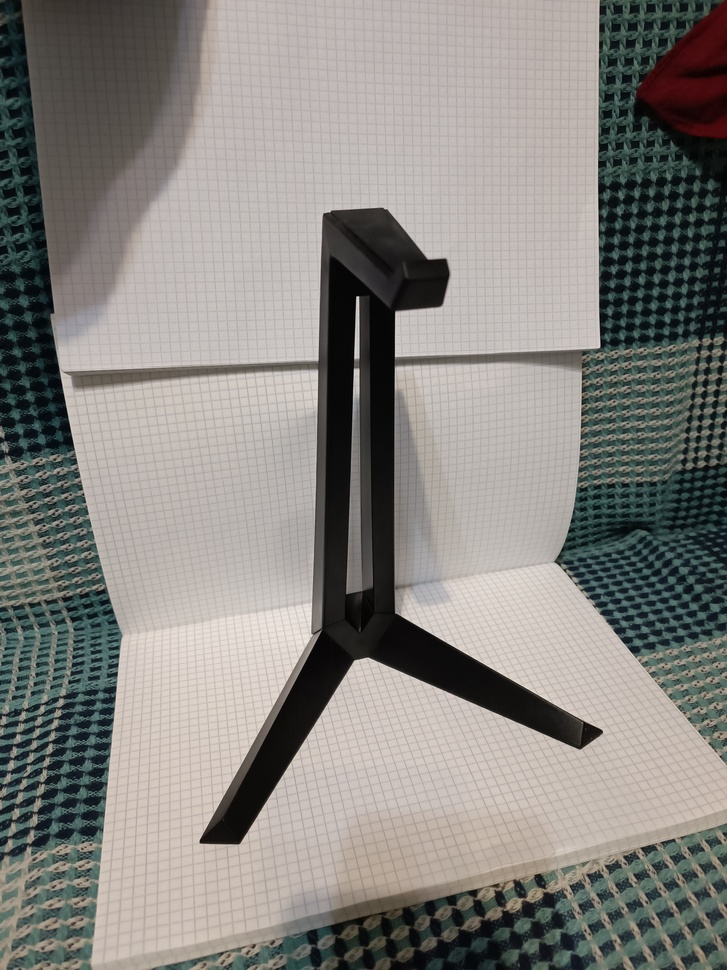
#> input picture imageto3dmodel/Images/IMG_L.jpg, 727 x 970 px, shrunk from 3000 x 4000 before the run, given in place of м1 _ жёлтыйТ_4.avi, which was not available
$ python Test_1.py
#> lines starting #> are read from the running program, lines starting #| are printed output that depends on the picture; pictures that were not available may be replaced by others from this repository, and a replacement may not be noted
import cv2
import numpy as np

video_path = r'Video\м1 _ жёлтыйТ_4.avi'
video = cv2.VideoCapture(video_path)

if not video.isOpened(): print("Hi")

_, frame_pred = video.read()
#> frame_pred is the input picture: shape (970, 727, 3); mean B, G, R 127.9, 132.2, 134.5
fl, frame = video.read()
while video.isOpened() and (frame is not None):

    canny_orig = cv2.Canny(frame, 40, 75)
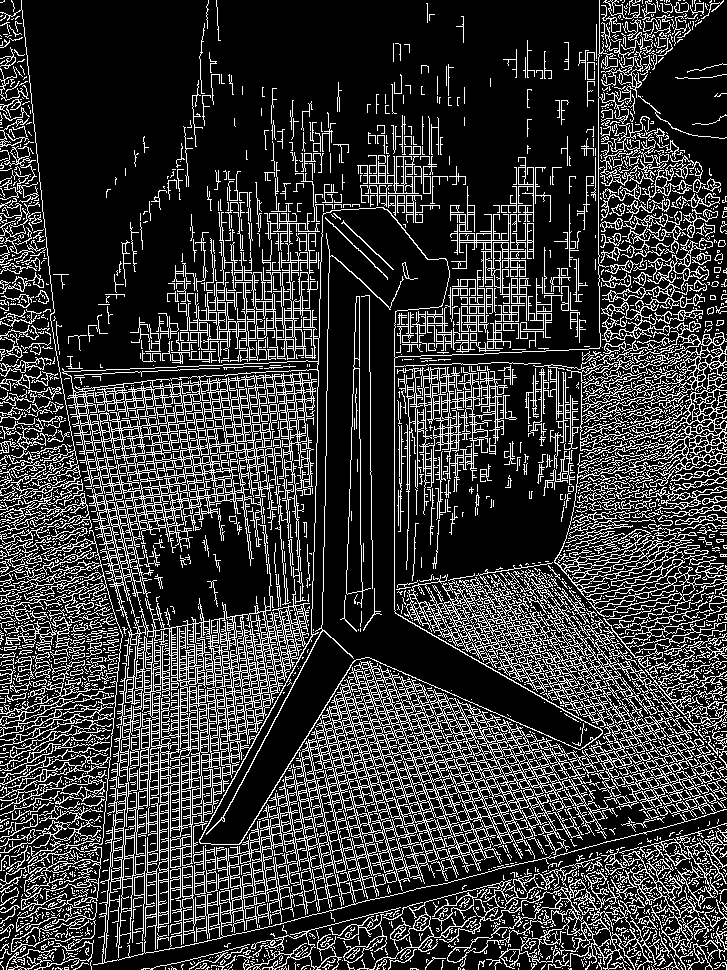
#> canny_orig: shape (970, 727); 21.4% white in thin lines or dots
    blured = cv2.GaussianBlur(frame, (21, 21), 0)
    blured_med = cv2.medianBlur(frame, 15)
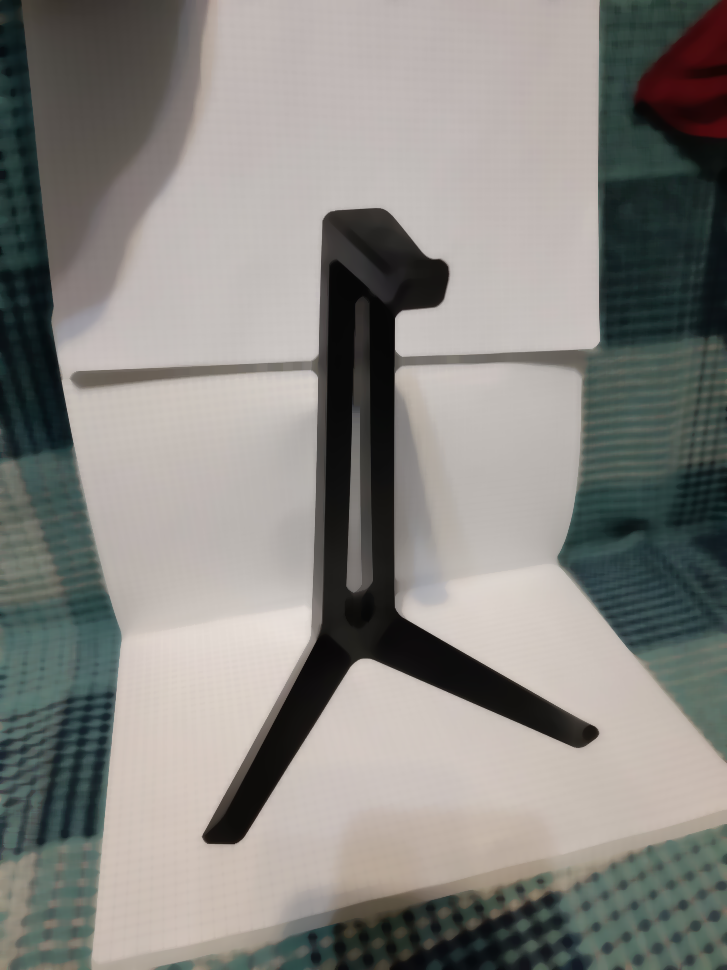
#> blured_med: shape (970, 727, 3); mean B, G, R 128.8, 133.2, 135
    edges_gauss = cv2.Canny(blured, 45, 75)
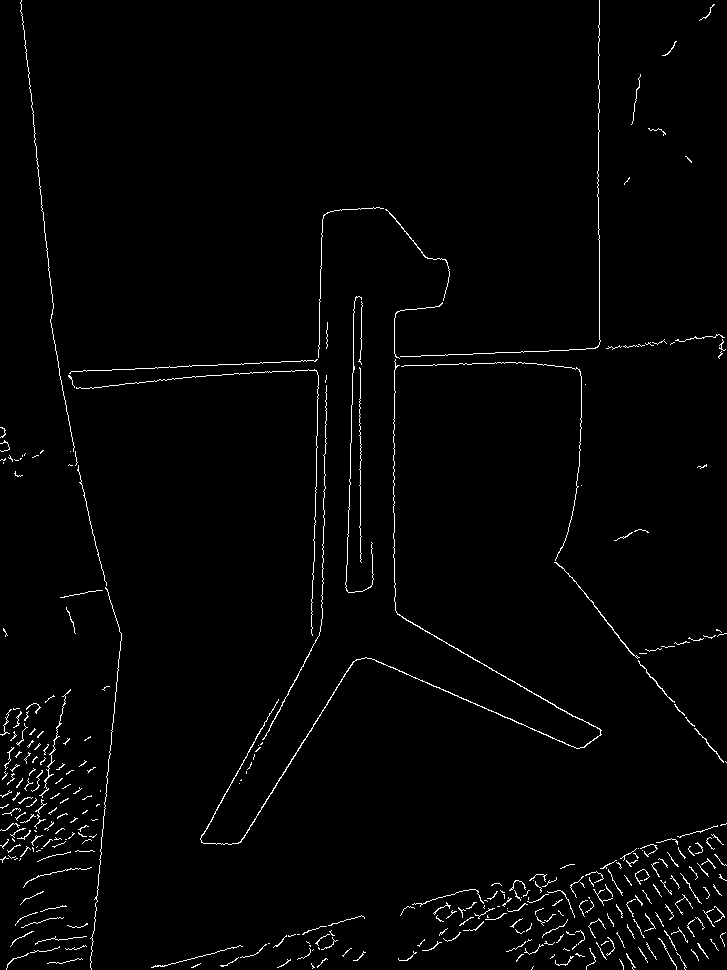
#> edges_gauss: shape (970, 727); 1.7% white in thin lines or dots
    edges_median = cv2.Canny(blured_med, 45, 75)
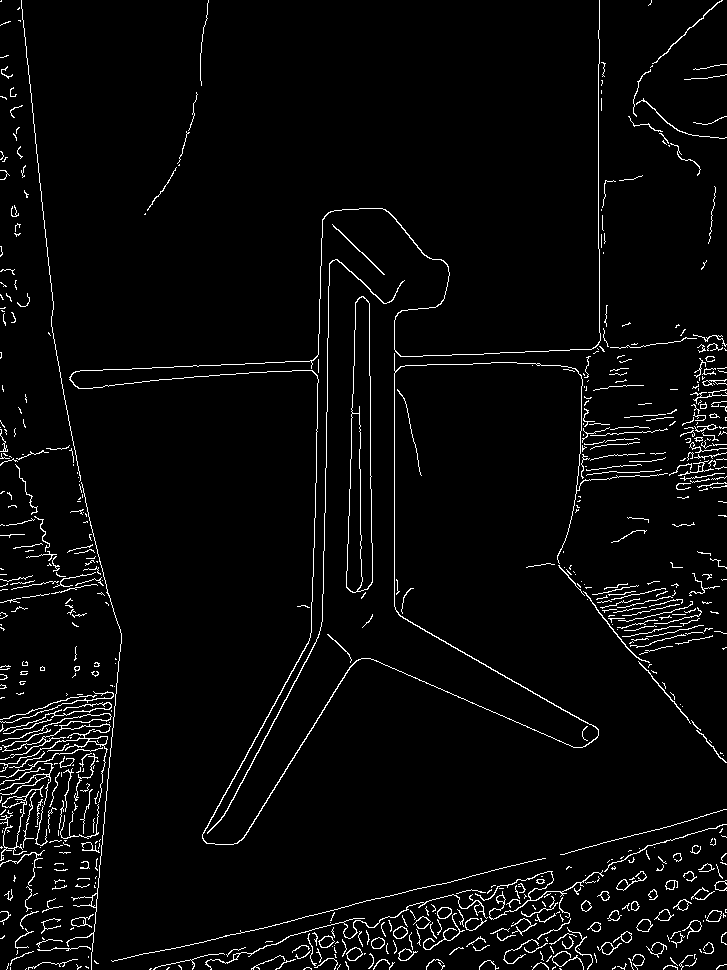
#> edges_median: shape (970, 727); 3.5% white in thin lines or dots
    combined = cv2.GaussianBlur(cv2.medianBlur(frame, 13), (5, 5), 0)
    edges_combined = cv2.Canny(combined, 40, 75)
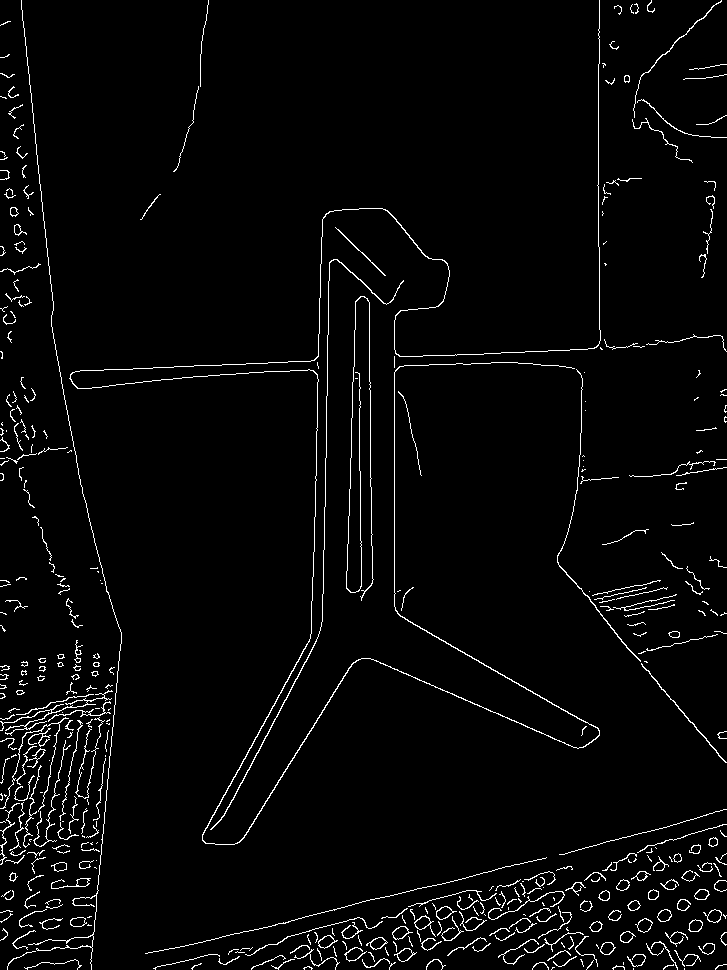
#> edges_combined: shape (970, 727); 2.9% white in thin lines or dots
    f_frame = np.fft.fft2(frame)
    f_frame = np.fft.ifftshift(f_frame)


    cv2.imshow("original", frame)
    cv2.imshow("canny_orig", canny_orig)
    cv2.imshow("fourier", np.abs(f_frame))
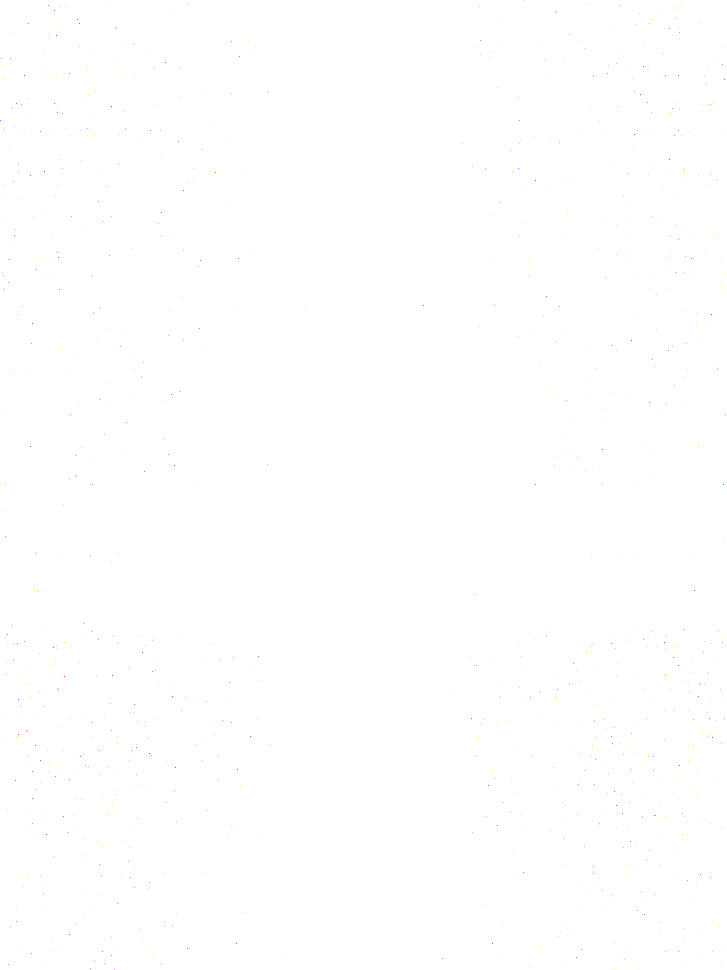
#> window 'fourier': shape (970, 727, 3); mean B, G, R 254.9, 254.9, 255


    cv2.imshow("Gaussian", blured)
    cv2.imshow("Median", blured_med)
    cv2.imshow("Combined", combined)
    cv2.imshow("Gaussian_canny", edges_gauss)
    cv2.imshow("Median_canny", edges_median)
    cv2.imshow("Combined_canny", edges_combined)


    if cv2.waitKey(25) == ord('q'):
#> (key q is pressed here)
        break
    frame_pred = frame
    fl, frame = video.read()

video.release()
cv2.destroyAllWindows()

#Самый простой метод dic
#Написать функцию визуализуализации
#найти другие метрики
